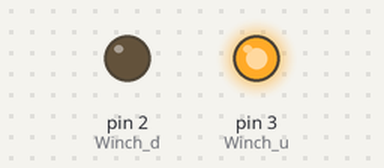
Simulated run of this sketch. Board: Arduino Uno, built with avr-gcc and run on an emulated ATmega328P. Parts: output pins drawn as LEDs (lit = HIGH).

Above: at 5.0 s.
At 15.0 s:
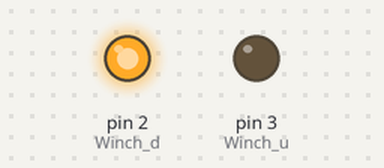
At 25.0 s:
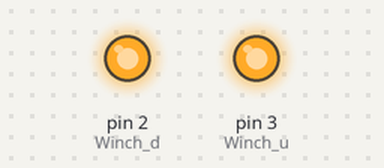
Timing chart, 0 to 39.0 s (numbered marks = the images above):
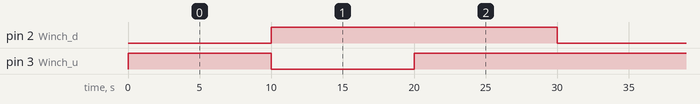

Measured:
- by itself, pin 2 (Winch_d), pin 3 (Winch_u): alternates HIGH for 20.0 s and LOW for 10.0 s
- by itself, everything shown: repeats every 30.0 s, in 3 steps

The sketch:

Winch_test.ino
```cpp
#define Winch_d 2
#define Winch_u 3

void setup() {
  pinMode(Winch_d, OUTPUT);
  pinMode(Winch_u, OUTPUT);

  digitalWrite(Winch_d, HIGH);
  digitalWrite(Winch_u,HIGH);

  Serial.begin(9600);
}

void loop() {
  digitalWrite(Winch_d, LOW);
  digitalWrite(Winch_u,HIGH);

  delay(10000);

  digitalWrite(Winch_d, HIGH);
  digitalWrite(Winch_u,LOW);

  delay(10000);

  digitalWrite(Winch_d, HIGH);
  digitalWrite(Winch_u,HIGH);

  delay(10000);
}
```
